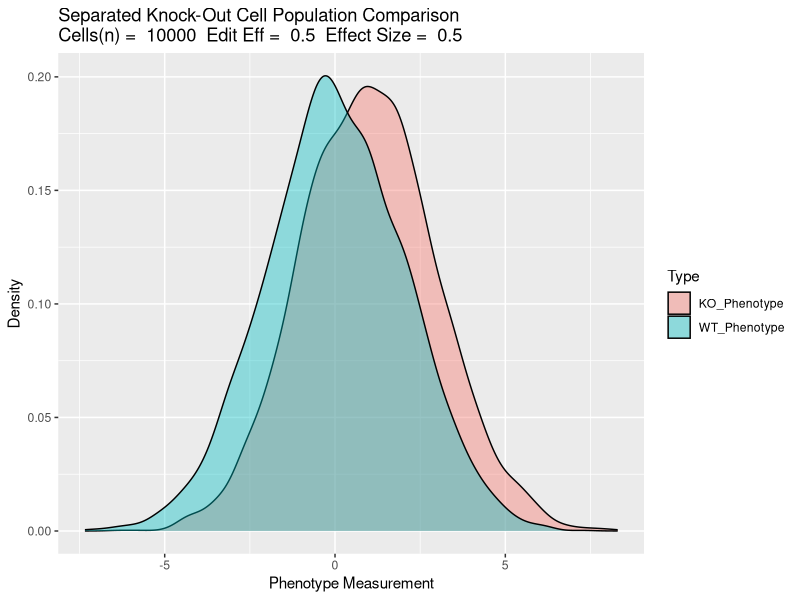
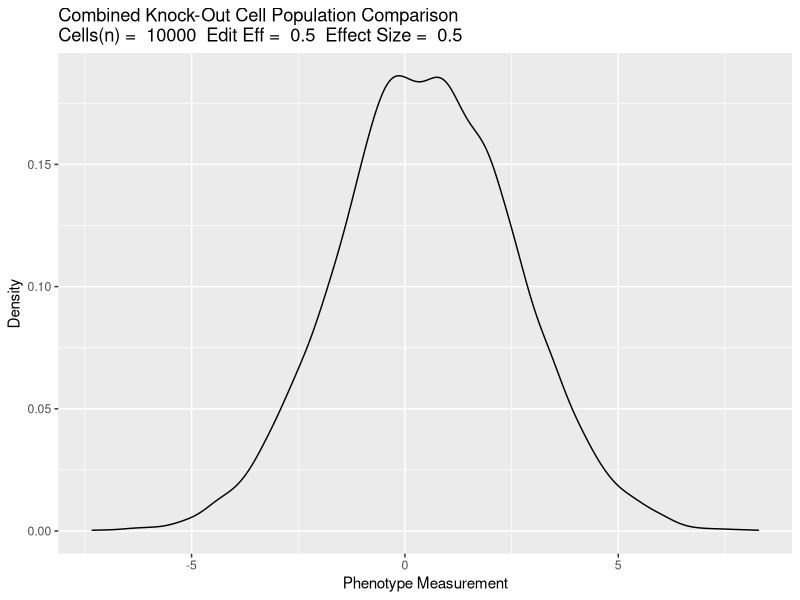
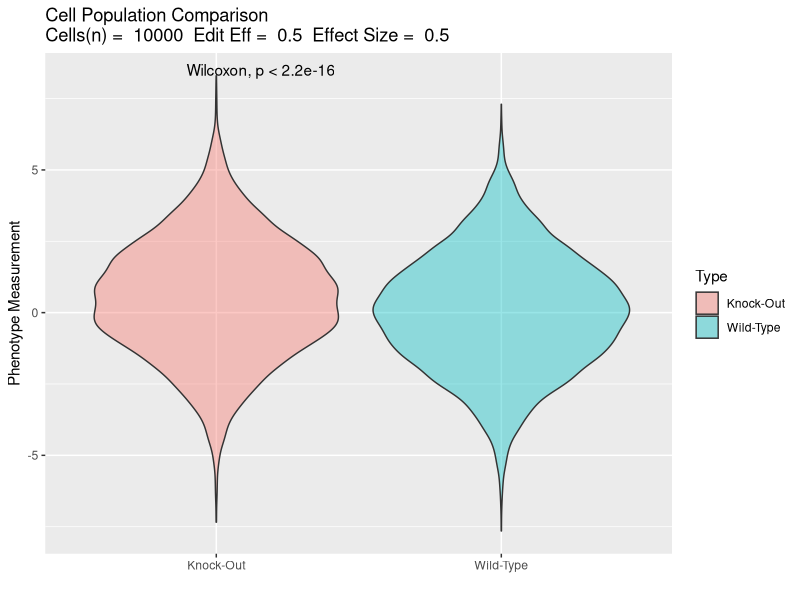
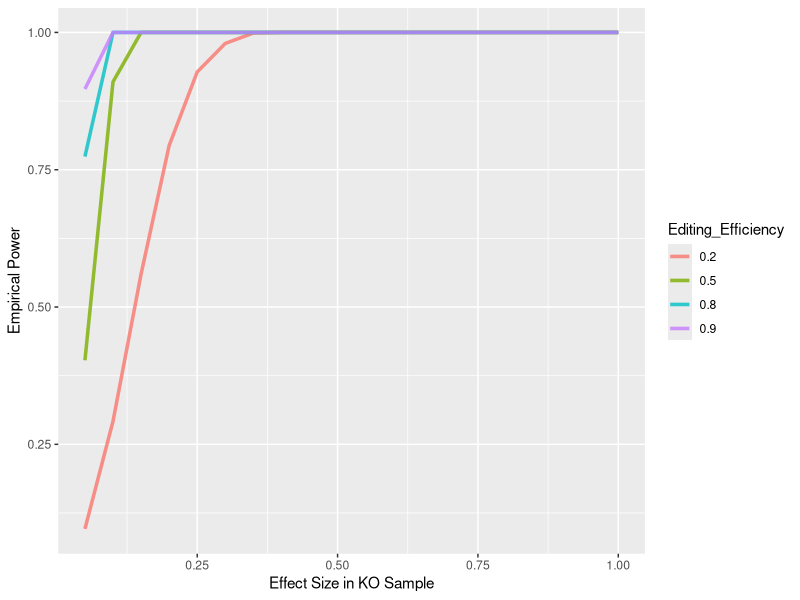

Reproduce these figures in R, in order.
## ---- chunk 1

###Reset Workspace
knitr::opts_chunk$set(echo = TRUE)
rm(list = ls())
if (is.integer(dev.list())) {
  dev.off()
}
cat("\014")

set.seed(1)

setwd("./") ### set directory
### check if packages are installed
list.of.packages <- c("tidyverse", "ggpubr","cowplot")
new.packages <-
  list.of.packages[!(list.of.packages %in% installed.packages()[, "Package"])]
if (length(new.packages))
  install.packages(new.packages)

library(tidyverse) ### Data manipulation
library(ggpubr) ### used to put stat test (wilcox) on plots
library(cowplot) ### for graph purposes

## ---- chunk 2

n <- 10000
eff <- 0.50
d <- 0.5
sd <- 1 / d

y1 <- rnorm(n, 0, sd) ### normal distribution around 0
y2 <- rnorm(n, 1, sd) ### normal distribution around 1
w <-
  rbinom(n, 1, eff) ### number of successes given an efficiency, picks approx eff
dist1 <-
  rnorm(n, 0, sd) ### cell population 1, wild-type, same distribution as y1
dist2 <-
  c(y1[w == 0], y2[w == 1]) ### cell population 2, ko, mixed distribution of y1 & y2

### visualizing knockout cell population
wt_sub <- y1[w == 0]
ko_sub <- y2[w == 1]

temp <- data.frame(wt_sub)
temp2 <- data.frame(ko_sub)
colnames(temp)[1] <- "Meas"
colnames(temp2)[1] <- "Meas"
temp$Type <- "WT_Phenotype"
temp2$Type <- "KO_Phenotype"
temp <- rbind(temp, temp2)
title <-
  paste(
    "Separated Knock-Out Cell Population Comparison \nCells(n) = ",
    n,
    " Edit Eff = ",
    eff,
    " Effect Size = ",
    d
  )
 
# pdf("./Density_Knockout_Population.pdf",
#     height = 10,
#     width = 12)
temp %>% ggplot(aes(x = Meas, fill = Type)) +
  geom_density(alpha = 0.4) +
  xlab("Phenotype Measurement") +
  ylab("Density") +
  ggtitle(title)
#dev.off()

#pdf("./Density_Knockout_Population_Combined.pdf",
#    height = 10,
#    width = 10)

title <-
  paste(
    "Combined Knock-Out Cell Population Comparison \nCells(n) = ",
    n,
    " Edit Eff = ",
    eff,
    " Effect Size = ",
    d
  )

temp %>% ggplot(aes(x = Meas)) +
  geom_density(alpha = 0.4) +
  xlab("Phenotype Measurement") +
  ylab("Density") +
  ggtitle(title)
#dev.off()

## ---- chunk 3
### visualizing wilcox comparison

dat_WT <- data.frame(dist1)
dat_KO <- data.frame(dist2)
dat_WT$Type <- "Wild-Type"
dat_KO$Type <- "Knock-Out"
colnames(dat_WT)[1] <- "Meas"
colnames(dat_KO)[1] <- "Meas"
dat <- rbind(dat_WT, dat_KO)

title <-
  paste("Cell Population Comparison \nCells(n) = ",
        n,
        " Edit Eff = ",
        eff,
        " Effect Size = ",
        d)
# pdf("./Violin_Wilcox_Comparison.pdf",
#     height = 10,
#     width = 12)
dat %>% ggplot(aes(x = Type, y = Meas, fill = Type)) +
  geom_violin(alpha = 0.4) +
  stat_compare_means(method = "wilcox") +
  ylab("Phenotype Measurement") +
  xlab("") +
  ggtitle(title)
#dev.off()

## ---- chunk 4
###simulation function, feed in the efficiency, number of samples, and standard deviation calculated from effect size
wilcox_sim <- function(eff, n, sd) {
  y1 <- rnorm(n, 0, sd) ### normal distribution around 0
  y2 <- rnorm(n, 1, sd) ### normal distribution around 1
  w <-
    rbinom(n, 1, eff) ### select randomly from population based on cutting efficiency
  dist1 <- rnorm(n, 0, sd) ### cell population 1 (wild-type)
  dist2 <-
    c(y1[w == 0], y2[w == 1]) ### cell population 2 (KO), mixed distribution
  dist1 <-
    round(dist1, 5) ### rounding the values due to computation processing
  dist2 <- round(dist2, 5)
  ### getting the p-value from the wilcox test
  p <-
    wilcox.test(
      dist1,
      dist2,
      paired = FALSE,
      correct = FALSE,
      alternative = "two.sided",
      exact = FALSE
    )$p.value
  return(p) ### return p-value
}

## ---- chunk 5
edit_effs <- c(.20, .50, .80, .90) ### tested editing efficiencies
effect_size <-
  seq(0.05, 1.0, 0.05) ### tested effect sizes of bimodal distribution from KO population

### empty vectors, used to store tested efficiencies (effs),
### effect sizes (ds), empircal power (emp_ps),
### and overlap percentages - overlapping coefficient (overlap)

effs <- c()
ds <- c()
emp_ps <- c()
overlap <- c()
n <- 10000

for (eff in edit_effs) {
  ### for loop through efficiencies
  for (d in effect_size) {
    ### for loop through effect sizes
    sd <- 1 / d
    
    ###This is an alternative for loop, if replicate is too computationally expensive to run
    # pvals <- c()
    # for (i in 1:1000){
    #   print(paste(eff,d,i))
    #   p <- wilcox_sim(eff,n,sd)
    #   pvals <- c(pvals,p)
    # }
    
    print(paste("editing eff",eff," effect size",d))
    ### only running once for example purposes
    pvals <- replicate(1, wilcox_sim(eff, n, sd))
    
    ### ran on a server 1000 times.
    #pvals <- replicate(1000,wilcox_sim(eff,n,sd))
    
    emp_power <- round(sum(pvals < 0.05) / length(pvals), 3)
    ### calculating emp_power
    ### power = probability to reject H0 given H1
    
    ### overlap coefficient, percentage of overlapping populations (alternative way to think of effect size)
    ### identified from: https://rpsychologist.com/calculating-the-overlap-of-two-normal-distributions-using-monte-carlo-integration
    ovl <- 2 * pnorm(-abs(d) / 2)
    
    ### storing the simulations
    overlap <- c(overlap, ovl)
    effs <- c(effs, eff)
    ds <- c(ds, d)
    emp_ps <- c(emp_ps, emp_power)
  }
}
### Saving the simulations into a data frame
#results <- data.frame(effs,ds,emp_ps,overlap)
#write_delim(results,"./wilcox_mix_dist_simulations.txt")

## ---- chunk 6

power_data <- read.csv("./wilcox_mix_dist_simulations.txt", sep = "")
power_data$Editing_Efficiency <- as.character(power_data$effs) ###Setting as a character for plot
#pdf("./Power_Wilcox_Mix_Dist.pdf",height = 10,width = 12)
power_data %>% ggplot(aes(x = ds, y = emp_ps, color = Editing_Efficiency)) +
  geom_line(alpha = 0.8,size = 1.2) +
  xlab("Effect Size in KO Sample") +
  ylab("Empirical Power")
#dev.off()

